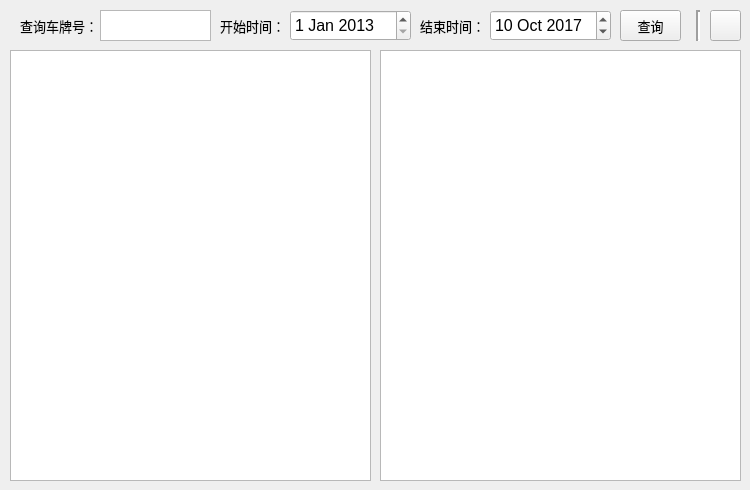
<?xml version="1.0" encoding="UTF-8"?>
<ui version="4.0">
 <class>TrafficViolationRecord</class>
 <widget class="QWidget" name="TrafficViolationRecord">
  <property name="geometry">
   <rect>
    <x>0</x>
    <y>0</y>
    <width>750</width>
    <height>490</height>
   </rect>
  </property>
  <property name="maximumSize">
   <size>
    <width>750</width>
    <height>490</height>
   </size>
  </property>
  <property name="windowTitle">
   <string>Form</string>
  </property>
  <widget class="QWidget" name="widget" native="true">
   <property name="geometry">
    <rect>
     <x>10</x>
     <y>10</y>
     <width>731</width>
     <height>31</height>
    </rect>
   </property>
   <property name="font">
    <font>
     <pointsize>10</pointsize>
    </font>
   </property>
   <widget class="QLabel" name="label">
    <property name="geometry">
     <rect>
      <x>10</x>
      <y>0</y>
      <width>81</width>
      <height>31</height>
     </rect>
    </property>
    <property name="text">
     <string>查询车牌号：</string>
    </property>
   </widget>
   <widget class="QTextEdit" name="textEditCar">
    <property name="geometry">
     <rect>
      <x>90</x>
      <y>0</y>
      <width>111</width>
      <height>31</height>
     </rect>
    </property>
    <property name="font">
     <font>
      <pointsize>12</pointsize>
     </font>
    </property>
   </widget>
   <widget class="QPushButton" name="pushButtonQuery">
    <property name="geometry">
     <rect>
      <x>610</x>
      <y>0</y>
      <width>61</width>
      <height>31</height>
     </rect>
    </property>
    <property name="text">
     <string>查询</string>
    </property>
    <property name="icon">
     <iconset resource="images/myimages.qrc">
      <normaloff>:/new/imgsrc/Look.png</normaloff>:/new/imgsrc/Look.png</iconset>
    </property>
   </widget>
   <widget class="QDateEdit" name="dateEditStart">
    <property name="geometry">
     <rect>
      <x>280</x>
      <y>0</y>
      <width>121</width>
      <height>31</height>
     </rect>
    </property>
    <property name="font">
     <font>
      <pointsize>12</pointsize>
     </font>
    </property>
    <property name="dateTime">
     <datetime>
      <hour>0</hour>
      <minute>0</minute>
      <second>0</second>
      <year>2013</year>
      <month>1</month>
      <day>1</day>
     </datetime>
    </property>
    <property name="minimumDateTime">
     <datetime>
      <hour>0</hour>
      <minute>0</minute>
      <second>0</second>
      <year>2013</year>
      <month>1</month>
      <day>1</day>
     </datetime>
    </property>
   </widget>
   <widget class="QDateEdit" name="dateEditStop">
    <property name="geometry">
     <rect>
      <x>480</x>
      <y>0</y>
      <width>121</width>
      <height>31</height>
     </rect>
    </property>
    <property name="font">
     <font>
      <pointsize>12</pointsize>
     </font>
    </property>
    <property name="autoFillBackground">
     <bool>false</bool>
    </property>
    <property name="dateTime">
     <datetime>
      <hour>0</hour>
      <minute>0</minute>
      <second>0</second>
      <year>2017</year>
      <month>10</month>
      <day>10</day>
     </datetime>
    </property>
    <property name="minimumDateTime">
     <datetime>
      <hour>0</hour>
      <minute>0</minute>
      <second>0</second>
      <year>2013</year>
      <month>1</month>
      <day>1</day>
     </datetime>
    </property>
   </widget>
   <widget class="QLabel" name="label_2">
    <property name="geometry">
     <rect>
      <x>210</x>
      <y>0</y>
      <width>71</width>
      <height>31</height>
     </rect>
    </property>
    <property name="text">
     <string>开始时间：</string>
    </property>
   </widget>
   <widget class="QLabel" name="label_3">
    <property name="geometry">
     <rect>
      <x>410</x>
      <y>0</y>
      <width>71</width>
      <height>31</height>
     </rect>
    </property>
    <property name="text">
     <string>结束时间：</string>
    </property>
   </widget>
   <widget class="QToolButton" name="toolButton">
    <property name="geometry">
     <rect>
      <x>700</x>
      <y>0</y>
      <width>31</width>
      <height>31</height>
     </rect>
    </property>
    <property name="toolTip">
     <string>刷新内容</string>
    </property>
    <property name="text">
     <string/>
    </property>
    <property name="icon">
     <iconset resource="images/myimages.qrc">
      <normaloff>:/new/imgsrc/re.png</normaloff>:/new/imgsrc/re.png</iconset>
    </property>
   </widget>
   <widget class="Line" name="line">
    <property name="geometry">
     <rect>
      <x>680</x>
      <y>0</y>
      <width>16</width>
      <height>31</height>
     </rect>
    </property>
    <property name="lineWidth">
     <number>2</number>
    </property>
    <property name="orientation">
     <enum>Qt::Vertical</enum>
    </property>
   </widget>
  </widget>
  <widget class="QWidget" name="widget_2" native="true">
   <property name="geometry">
    <rect>
     <x>10</x>
     <y>50</y>
     <width>731</width>
     <height>431</height>
    </rect>
   </property>
   <widget class="QTableView" name="tableView_1">
    <property name="geometry">
     <rect>
      <x>0</x>
      <y>0</y>
      <width>361</width>
      <height>431</height>
     </rect>
    </property>
    <property name="maximumSize">
     <size>
      <width>361</width>
      <height>431</height>
     </size>
    </property>
   </widget>
   <widget class="QTableView" name="tableView_2">
    <property name="geometry">
     <rect>
      <x>370</x>
      <y>0</y>
      <width>361</width>
      <height>431</height>
     </rect>
    </property>
    <property name="maximumSize">
     <size>
      <width>361</width>
      <height>431</height>
     </size>
    </property>
   </widget>
  </widget>
 </widget>
 <resources>
  <include location="images/myimages.qrc"/>
 </resources>
 <connections/>
</ui>
